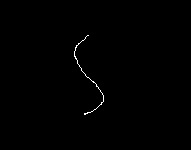
%> input picture Images/curveImg.jpg, 191 x 150 px
$ octave ImageProg11.m   (GNU Octave 9; MATLAB toolbox functions it lacks are replaced by stand-ins)
%> lines starting %> are read from the running program, lines starting %| are printed output that depends on the picture; in (x1, y1, x2, y2) boxes, pixels count from 0 and x2, y2 are one past the last pixel; in counts of white or black regions, pixels touching at a corner belong together; the program's own positions count from 1
clc; clear; close all
I=imread('curveImg.jpg');
%> I is the input picture: size 150x191x3 uint8; min 0, max 255, mean 0.9
figure, imshow(I);
pause(1);
Ibw=im2bw(I);[m,n]=size(Ibw);
%> after `Ibw=im2bw(I)`: Ibw: size 150x191 logical; 0.36% white in thin lines or dots, all inside (x1, y1, x2, y2) = (74, 35, 104, 115)
%> after `[m,n]=size(Ibw)`: m = 150; n = 191
k=0;
for i=1:m
    for j=1:n
	if Ibw(i,j)==1
		k=k+1;
		r(k)=i;
		c(k)=j;
	end
    end
end
%> after the loop, c = 102 values, max 104 at index 72, min 75 at index 22, mean 88.42; k = 102; r = 102 values from 36 to 115
figure;
imshow(Ibw);
hold on
plot(c,r,'bo')
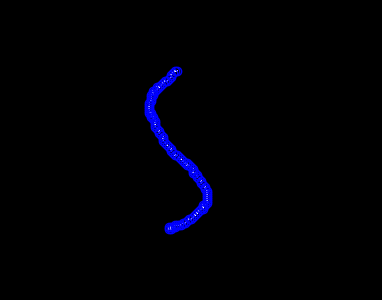
%> figure redrawn from the program's plot data; shown 2 times larger

$ run again, with Images/B.jpg copied over Images/curveImg.jpg
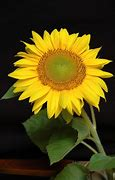
%> input picture Images/B.jpg, 115 x 180 px
%> I is the input picture: size 180x115x3 uint8; mean R, G, B 81.8, 70.7, 17.9
%> `Ibw=im2bw(I)`:
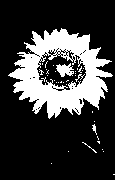
%> Ibw: size 180x115 logical; 23.6% white; 37 white regions (32 under 20 px), largest, box (x1, y1, x2, y2) and area: (8, 28, 113, 119) 4571, (56, 63, 74, 77) 153, (92, 124, 97, 135) 24, (75, 74, 85, 82) 22, (82, 142, 97, 153) 20
%> after the loop `for i=1:m`: c = 4877 values, max 115 at index 4877, min 9 at index 2417, mean 61.83; k = 4877; r = 4877 values from 29 to 175
%> `plot(c,r,'bo')`:
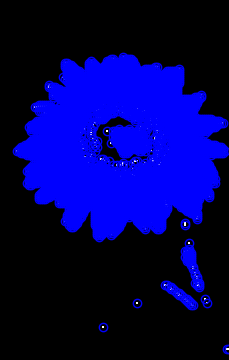
%> figure redrawn from the program's plot data; shown 2 times larger

$ run again, with Images/BWimage.jpg copied over Images/curveImg.jpg
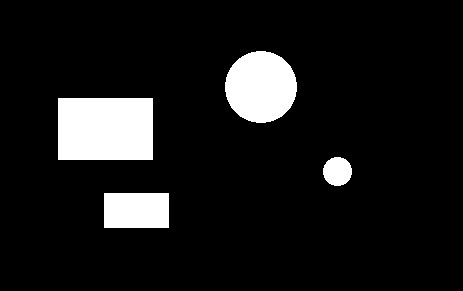
%> input picture Images/BWimage.jpg, 463 x 291 px
%> I is the input picture: size 291x463x3 uint8; min 0, max 255, mean 24.4
%> Ibw: size 291x463 logical; 9.6% white; 4 white regions, box (x1, y1, x2, y2) and area: (58, 98, 153, 160) 5890, (225, 51, 297, 123) 4050, (104, 193, 169, 228) 2275, (323, 157, 352, 186) 663
%> after the loop `for i=1:m`: k = 12878
%> `plot(c,r,'bo')`:
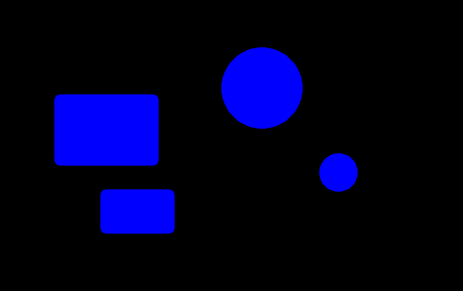
%> figure redrawn from the program's plot data
